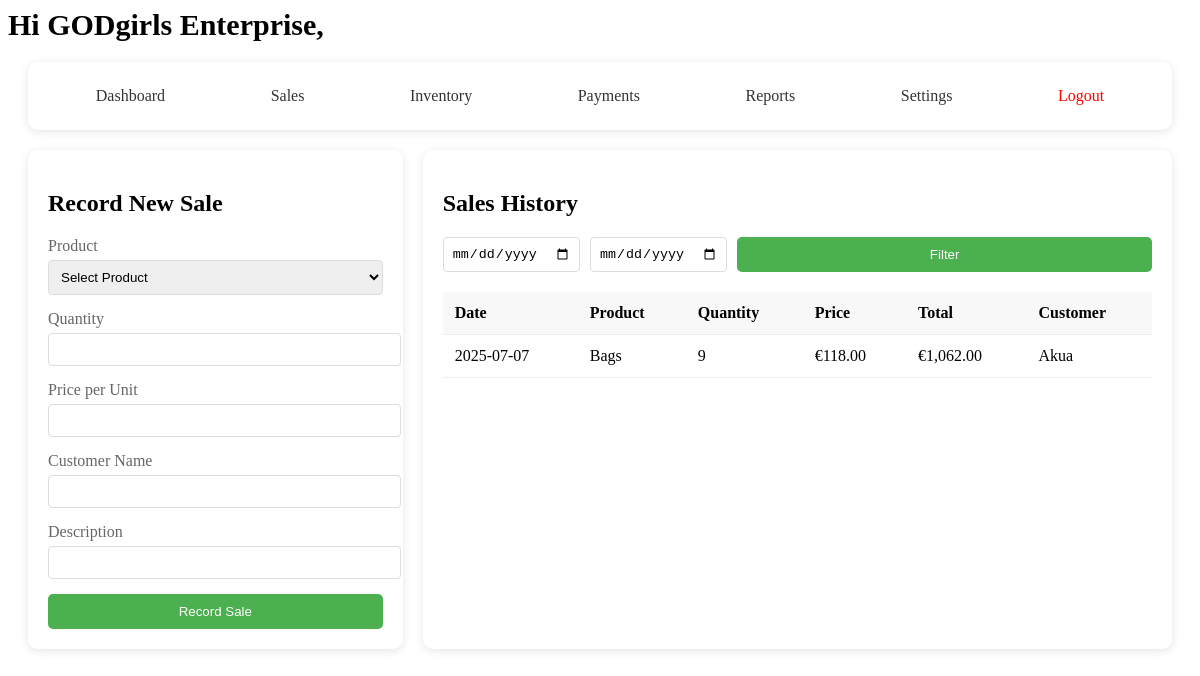
The page /sales (signed in) on the database its author committed.
### models/user.py (models this page shows, shortened)
class User(UserMixin, db.Model):
    __tablename__ = 'users'
    id = db.Column(db.Integer, primary_key=True)
    business_name = db.Column(db.String(100))
    name = db.Column(db.String(100), nullable=False)
    email = db.Column(db.String(120), unique=True, nullable=False)
    password_hash = db.Column(db.String(200))
    created_at = db.Column(db.DateTime, default=datetime.utcnow)
    currency_code = db.Column(db.String(5), default='GHS')  # e.g., 'GHS', 'USD', etc.
    logo_path = db.Column(db.String(255))
    products = db.relationship('Product', backref='user', lazy=True, cascade='all, delete-orphan')
    sales = db.relationship('Sale', backref='user', lazy=True, cascade='all, delete-orphan')
    payments = db.relationship('Payment', backref='user', lazy=True, cascade='all, delete-orphan')

### models/sale.py (models this page shows, shortened)
class Sale(db.Model):
    __tablename__ = 'sales'
    id = db.Column(db.Integer, primary_key=True)
    quantity = db.Column(db.Integer, nullable=False)
    price = db.Column(db.Float, nullable=False)  # Selling price at time of sale
    profit = db.Column(db.Float)  # Calculated profit (price - cost_price) * quantity
    customer = db.Column(db.String(100))
    description = db.Column(db.String(200))
    date = db.Column(db.DateTime, default=datetime.utcnow)
    user_id = db.Column(db.Integer, db.ForeignKey('users.id'), nullable=False)
    product_id = db.Column(db.Integer, db.ForeignKey('products.id'), nullable=False)
    @property
    def total_amount(self):
        return self.quantity * self.price

### models/product.py (models this page shows, shortened)
class Product(db.Model):
    __tablename__ = 'products'
    id = db.Column(db.Integer, primary_key=True)
    name = db.Column(db.String(100), nullable=False, unique=True)
    quantity = db.Column(db.Integer, default=0)
    cost_price = db.Column(db.Float, nullable=False)
    selling_price = db.Column(db.Float, nullable=False)
    profit_margin = db.Column(db.Float)
    min_stock_level = db.Column(db.Integer, default=10)
    created_at = db.Column(db.DateTime, default=datetime.utcnow)
    updated_at = db.Column(db.DateTime, default=datetime.utcnow, onupdate=datetime.utcnow)
    price = db.Column(db.Float)
    user_id = db.Column(db.Integer, db.ForeignKey('users.id'), nullable=False)
    sales = db.relationship('Sale', backref='product', lazy=True, cascade='all, delete-orphan')
    payment_records = db.relationship('Payment', backref='product', lazy=True)  # renamed from 'payments'
    costs = db.relationship('ProductCost', backref='product', lazy=True)

### app.py (the view, shortened to what this page needs)
@app.route('/sales', methods=['GET', 'POST'])
def sales():
    if 'user_id' not in session:
        return redirect(url_for('login'))
    start = request.args.get('start')
    end = request.args.get('end')
    sales_query = Sale.query.filter_by(user_id=session['user_id'])
    sales_query = sales_query.order_by(Sale.date.desc())
    page = request.args.get('page', 1, type=int)
    per_page = 7
    pagination = sales_query.paginate(page=page, per_page=per_page, error_out=False)
    products = Product.query.filter_by(user_id=session['user_id']).all()
    return render_template('sales.html',
        sales=pagination.items,
        pagination=pagination,
        products=products
    )

### app.py (called while the page is built)
@app.template_filter('currency')
def format_currency_filter(value, currency=None):
    if not value:
        return ''
    if not currency:
        currency = getattr(current_user, 'currency_code', 'GHS')  # ✅ Correct field
    try:
        return format_currency(value, currency, locale='en')
    except:
        return f"{currency} {value:,.2f}"

@app.before_request
def load_user():
    if 'user_id' in session:
        g.user = db.session.get(User, session['user_id'])

@login_manager.user_loader
def load_user(user_id):
    return User.query.get(int(user_id))  # assuming you're using SQLAlchemy and User has an id

@app.context_processor
def inject_user():
    return dict(current_user=current_user)

### templates/sales.html (shortened to what this page needs)
<!DOCTYPE html>
<html lang="en">
<head>
    <link rel="stylesheet" href="{{ url_for('static', filename='css/sales.css') }}">
</head>
<body>
    <span style="font-weight: bold; font-size: 30px; text-align: center;">
                    {% if current_user.is_authenticated and current_user.business_name %}
                                   Hi {{ current_user.business_name }},
                    {% else %}
                        AKONTABU
                    {% endif %}
  </span>
    <div class="sales-container">
        <div class="nav-bar">
            <div class="nav-links">
              <a href="{{ url_for('dashboard') }}" class="nav-link"> Dashboard</a>
              <a href="{{ url_for('sales') }}" class="nav-link"> Sales</a>
              <a href="{{ url_for('inventory') }}" class="nav-link"> Inventory</a>
              <a href="{{ url_for('payments') }}" class="nav-link"> Payments</a>
              <a href="{{ url_for('reports') }}" class="nav-link"> Reports</a>
              <a href="{{ url_for('settings') }}" class="nav-link"> Settings</a>
              <a href="{{ url_for('logout') }}" class="nav-link" style="color:red;"> Logout</a>
            </div>
        </div>
        <div class="sales-grid">
            <div class="new-sale-form">
                <h2>Record New Sale</h2>
                <form id="new-sale-form">
                    <div class="form-group">
                        <label for="product">Product</label>
                        <select id="product" name="product" required>
                            <option value="">Select Product</option>
                        </select>
                    </div>
                    <div class="form-group">
                        <label for="quantity">Quantity</label>
                        <input type="number" id="quantity" name="quantity" min="1" required>
                    </div>
                    <div class="form-group">
                        <label for="price">Price per Unit</label>
                        <input type="number" id="price" name="price" step="0.01" required readonly>
                    </div>
                    <div class="form-group">
                        <label for="customer">Customer Name</label>
                        <input type="text" id="customer" name="customer">
                    </div>
                    <div class="form-group">
                        <label for="description">Description</label>
                        <input type="text" id="description" name="description">
                    </div>
                    <button type="submit" class="submit-btn">Record Sale</button>
                </form>
            </div>
            <div class="sales-history">
                <h2>Sales History</h2>
                <div class="filter-section">
                    <input type="date" id="start-date" placeholder="Start Date">
                    <input type="date" id="end-date" placeholder="End Date">
                    <button onclick="filterSales()" class="submit-btn">Filter</button>
                </div>
                {% if sales %}
                    <table class="sales-table">
                    <thead>
                        <tr>
                            <th>Date</th>
                            <th>Product</th>
                            <th>Quantity</th>
                            <th>Price</th>
                            <th>Total</th>
                            <th>Customer</th>
                        </tr>
                    </thead>
                    <tbody id="sales-table-body">
                        {% for sale in sales %}
                        <tr>
                            <td>{{ sale.date.strftime('%Y-%m-%d') }}</td>
                            <td>{{ sale.product.name }}</td>
                            <td>{{ sale.quantity }}</td>
                            <td>{{ sale.price |currency }}</td>
                            <td>{{ sale.total_amount|currency }}</td>
                            <td>{{ sale.customer or 'N/A' }}</td>
                        </tr>
                        {% endfor %}
                    </tbody>
                </table>
                {% else %}
                    <p>No sales to display.</p>
                {% endif %}
            </div>
        </div>
    </div>
</body>
</html>

### static/css/sales.css (style rules this page uses)
.sales-container { max-width: 1200px; margin: 0 auto; padding: 20px; }
.nav-bar { background: #fff; padding: 15px; border-radius: 10px; box-shadow: 0 2px 10px rgba(0,0,0,0.1); margin-bottom: 20px; }
.nav-links { display: flex; justify-content: space-around; }
.nav-link { text-decoration: none; color: #333; padding: 10px 20px; border-radius: 5px; transition: background 0.3s ease; }
.sales-grid { display: grid; grid-template-columns: 1fr 2fr; gap: 20px; }
.new-sale-form { background: #fff; padding: 20px; border-radius: 10px; box-shadow: 0 2px 10px rgba(0,0,0,0.1); }
.form-group { margin-bottom: 15px; }
.form-group label { display: block; margin-bottom: 5px; color: #666; }
.form-group input, .form-group select { width: 100%; padding: 8px; border: 1px solid #ddd; border-radius: 4px; }
.submit-btn { background: #4CAF50; color: white; padding: 10px 20px; border: none; border-radius: 5px; cursor: pointer; width: 100%; }
.sales-history { background: #fff; padding: 20px; border-radius: 10px; box-shadow: 0 2px 10px rgba(0,0,0,0.1); }
.sales-table { width: 100%; border-collapse: collapse; }
.sales-table th, .sales-table td { padding: 12px; text-align: left; border-bottom: 1px solid #eee; }
.sales-table th { background: #f8f8f8; font-weight: 600; }
.filter-section { margin-bottom: 20px; display: flex; gap: 10px; }
.filter-section input { padding: 8px; border: 1px solid #ddd; border-radius: 4px; }

### rows shown on the page
User: business_name "GODgirls Enterprise"
Sale: date "2025-07-07", product.name "Bags", quantity "9", price "€118.00", total_amount "€1,062.00", customer "Akua"
